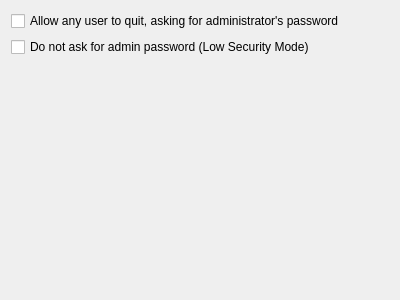
<ui version="4.0" >
 <class>pref_security</class>
 <widget class="QWidget" name="pref_security" >
  <property name="geometry" >
   <rect>
    <x>0</x>
    <y>0</y>
    <width>400</width>
    <height>300</height>
   </rect>
  </property>
  <property name="windowTitle" >
   <string>Security</string>
  </property>
  <layout class="QVBoxLayout" name="verticalLayout" >
   <item>
    <widget class="QCheckBox" name="kcfg_allowAnyUserToQuit" >
     <property name="text" >
      <string>Allow any user to quit, asking for administrator's password</string>
     </property>
    </widget>
   </item>
   <item>
    <widget class="QCheckBox" name="kcfg_lowSecurityMode" >
     <property name="text" >
      <string>Do not ask for admin password (Low Security Mode)</string>
     </property>
    </widget>
   </item>
   <item>
    <spacer>
     <property name="orientation" >
      <enum>Qt::Vertical</enum>
     </property>
     <property name="sizeHint" stdset="0" >
      <size>
       <width>20</width>
       <height>40</height>
      </size>
     </property>
    </spacer>
   </item>
  </layout>
 </widget>
 <resources/>
 <connections/>
</ui>
